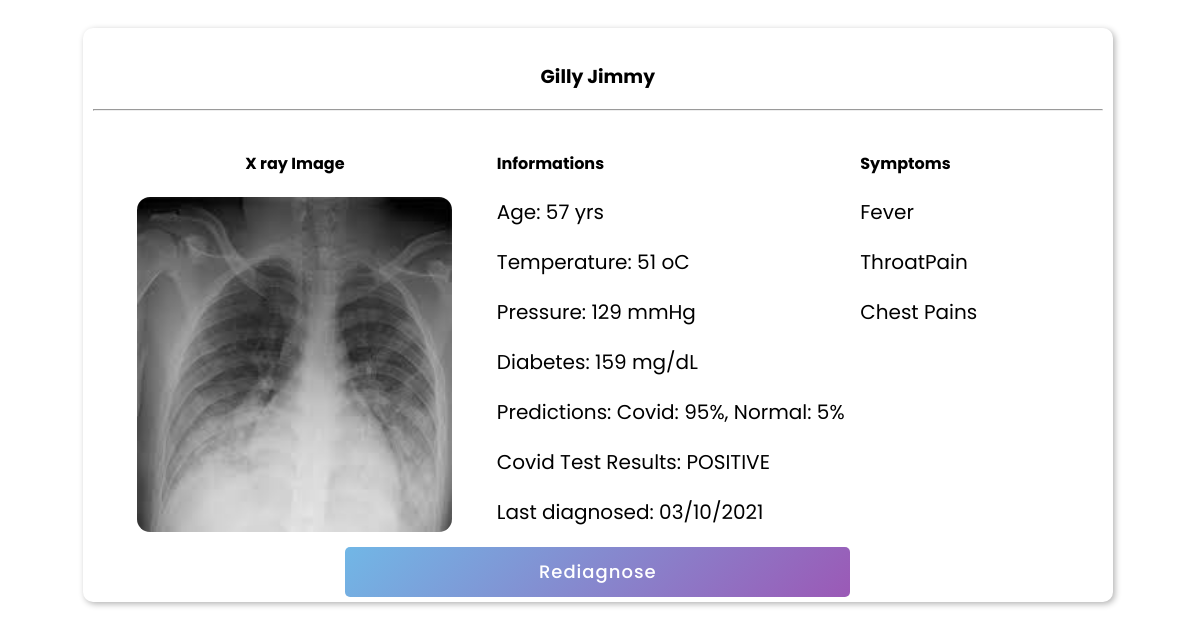
Page /records/99211 on the committed database.
### app.py (models this page shows, shortened)
class Diagnosis(db.Model):
	_id = db.Column(db.Integer, primary_key=True)
	patient_id = db.Column(db.Integer, unique=True)
	name = db.Column(db.String(100))
	conditions = db.Column(db.Text(200))
	image = db.Column(db.String(20))
	date_diagnosed = db.Column(db.String(20), default=datetime.now().strftime("%d/%m/%Y %H:%M"))
	test_results = db.Column(db.String(20))
	status = db.Column(db.String(20))
	"""docstring for Diagnosis"""

### app.py (the view)
@app.route('/records/<int:pid>', methods=['GET'])
def details(pid):
	patient_details = Diagnosis.query.filter_by(patient_id=int(pid)).first()
	if patient_details:
		return render_template("patient_details.html", details={"patient_name": patient_details.name, "patient_id":patient_details.patient_id, \
			"conditions": ast.literal_eval(patient_details.conditions), "date": patient_details.date_diagnosed.split(" ")[0], \
			"image": patient_details.image, "results": ast.literal_eval(patient_details.test_results), "status": patient_details.status})
	return jsonify({"":""})

### templates/patient_details.html (shortened to what this page needs)
<!DOCTYPE html>
<head>
    <link rel="stylesheet" type="text/css" href="../static/css/details.css">
</head>
<body>
    {% if details %}
    <div class="details-container">
        <div class="details-wrapper">
            <div class="patient-name">
                <h3>{{details.patient_name}}</h3>
                <hr>
            </div>
            <div class="details-section">
                <div class="image-wrapper">
                    <div class="xray">
                        <h4>X ray Image</h4>
                    </div>
                    <img src="../static/images/{{details.image}}">
                </div>
                <div class="patient-full-details">
                    <div class="comps-div">
                        <div class="comp-title">
                            <h4>Informations</h4>
                        </div>
                        <div class="ps">
                            <p>Age: {{details.conditions.age}} yrs</p>
                        </div>
                        <div class="ps">
                            <p>Temperature: {{details.conditions.temperature}} oC</p>
                        </div>
                        <div class="ps">
                            <p>Pressure: {{details.conditions.pressure}} mmHg</p>
                        </div>
                        <div class="ps">
                            <p>Diabetes: {{details.conditions.diabetes}} mg/dL</p>
                        </div>
                        <div class="ps">
                            <p>Predictions: Covid: {{details.results['Covid']}}%, Normal: {{details.results['Normal']}}% </p>
                        </div>
                        <div class="ps">
                            <p class="cov-p">Covid Test Results: {{details.status}}</p>
                        </div>
                        <div class="ps">
                            <p class="cov-p">Last diagnosed: {{details.date}}</p>
                        </div>
                    </div>
                    <div class="symp-div">
                        <div class="symp-title">
                            <h4>Symptoms</h4>
                        </div>
                        {% if details.conditions.symptoms %}
                            {% for symp in details.conditions.symptoms %}
                                <div class="">
                                    <p>{{symp}}</p>
                                </div>
                            {% endfor %}
                        {% else %}
                           <div class="">
                                <p>None</p>
                            </div>
                        {% endif %}
                    </div>
                </div>
            </div>
                <a href="/update/{{details.patient_id}}">
                    <button class="button">
                        Rediagnose
                    </button>
                </a>
        </div>
    </div>
    {% endif %}
</body>

### static/css/details.css (style rules this page uses)
* { box-sizing: border-box; font-family: poppins, sans-serif; }
html, body { height: 100%; text-align: center; width: auto; padding: 10px 10px; }
.details-container { height: auto; width: 90%; border-radius: 10px; padding: 5px 10px; margin-bottom: 10px; box-shadow: 2px 2px 6px 0px rgba(0,0,0,0.3); position: relative; margin-left: 55px; align-self: center; }
.details-wrapper .patient-name { width: 100%; justify-content: center; align-items: center; padding: 10px 0px; }
.details-section { display: flex; width: 100%; height: auto; padding: 0px 0px; justify-content: space-between; }
.image-wrapper { height: 100%; width: 40%; }
.xray { width: 100%; justify-content: center; align-items: center; padding: 0px 0px; }
.details-section .image-wrapper img { height: 335px; width: 315px; border-radius: 13px; }
.patient-full-details { height: 100%; width: 60%; display: flex; }
.comps-div { width: 60%; }
.comp-title { width: 100%; justify-content: center; align-items: center; padding: 0px 0px; text-align: left; }
.comps-div .ps { width: 100%; position: relative; }
.comps-div p { font-size: 20px; text-align: left; }
.symp-div { width: 40%; }
.symp-title { width: 100%; justify-content: center; align-items: center; padding: 0px 0px; text-align: left; }
.symp-div p { font-size: 20px; text-align: left; }
.button { height: 50px; width: 50%; border-radius: 5px; border: none; color: #fff; font-size: 18px; font-weight: 500; letter-spacing: 1px; cursor: pointer; transition: all 0.3s ease; background: linear-gradient(135deg, #71b7e6, #9b59b6); }

### rows in the picture
Diagnosis: patient_name "Gilly Jimmy", image (picture), status "POSITIVE"

### other values in the picture
{{ details.conditions.age }} "57"
{{ details.conditions.temperature }} "51"
{{ details.conditions.pressure }} "129"
{{ details.conditions.diabetes }} "159"
{{ details.results['Covid'] }} "95"
{{ details.results['Normal'] }} "5"
{{ details.date }} "03/10/2021"
{{ symp }} "Fever" "ThroatPain" "Chest Pains"
